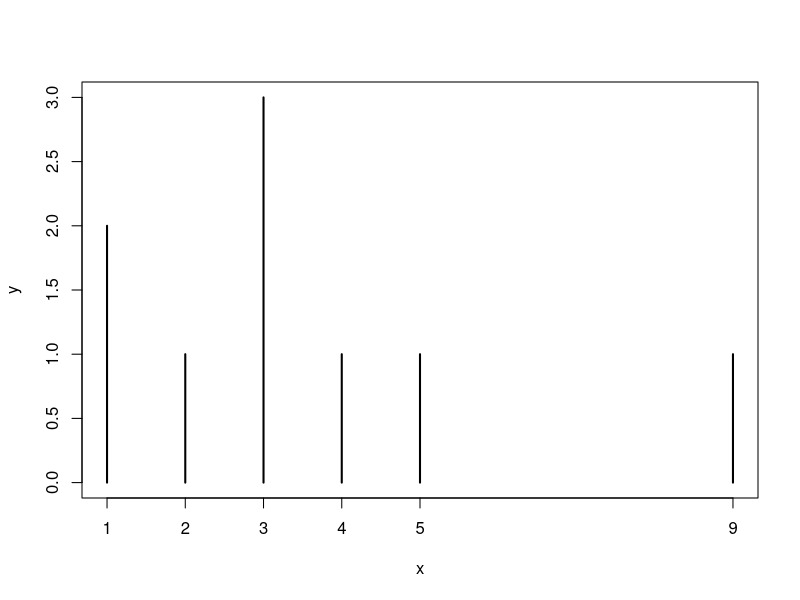

Write R code to recreate this figure.
#!/usr/bin/env Rscript
x <- c(5, 3, 9, 1, 2, 3, 4, 1, 3)
print(x)
y <- table(x)
print(y)
#pdf("test.pdf")
plot(y)

# calculate standard deviation of a random variable manually
a <- c(7.2, 1.2, 1.8, 2.8, 18, -1.9, -0.1, -1.5, 13.0, 3.2, -1.1, 7.0, 0.5, 3.9, 2.1, 4.1, 6.5)
sqrt(sum((a-sum(a*(1/17)))^2*(1/17))*(17/16))
sd(a)
